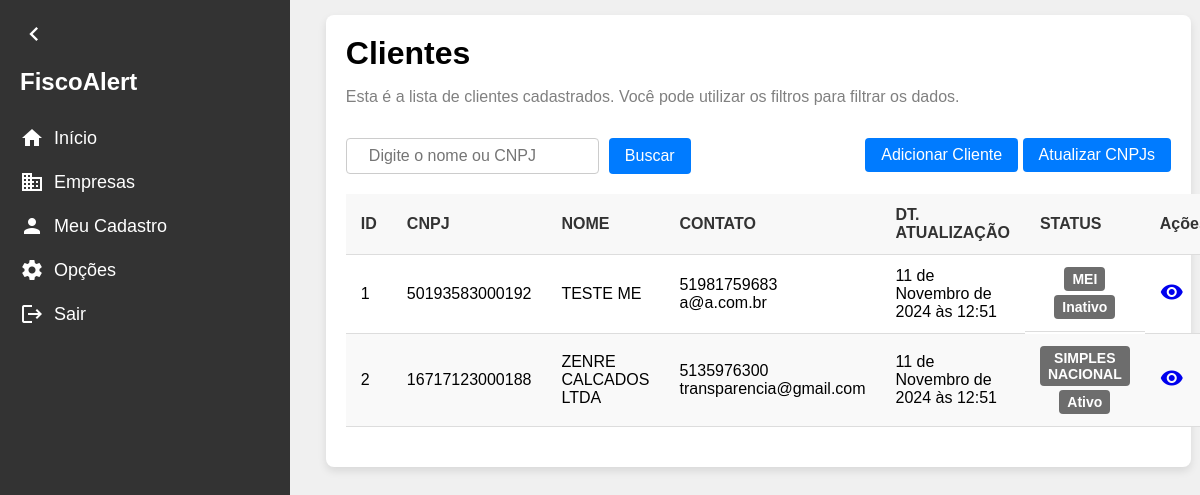
The page /clientes/ on the database as committed earlier.
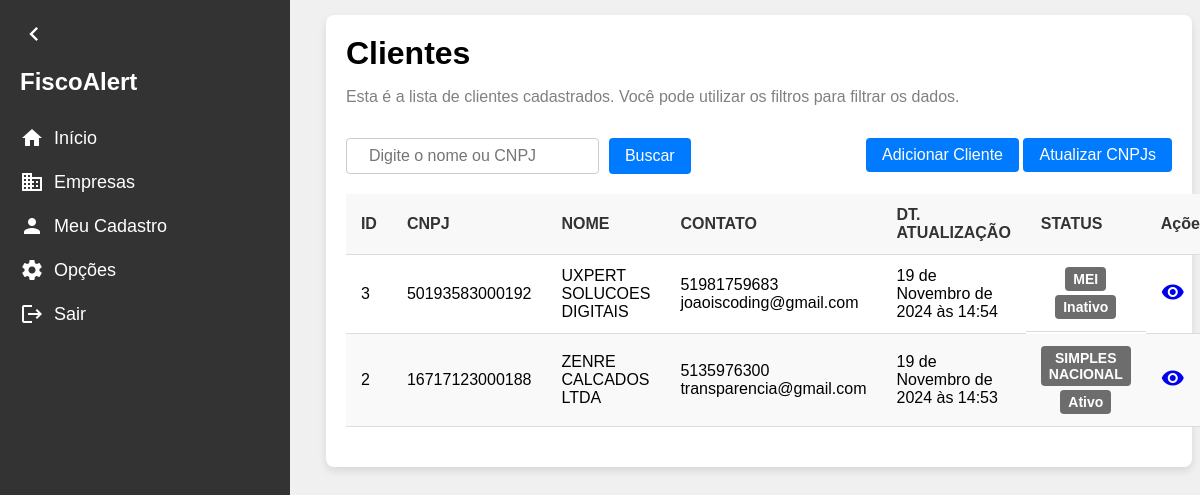
The same page on the database as committed later.
### clientes/models.py (models this page shows, shortened)
class Cliente(models.Model):
    id = models.AutoField(primary_key=True)
    nome_fantasia = models.CharField(max_length=200)
    razao_social = models.CharField(max_length=200)
    cnpj = models.CharField(max_length=14, blank=True, null=True)
    responsavel_tecnico = models.CharField(max_length=50)
    email = models.CharField(max_length=200, blank=True, null=True)
    regime_fiscal = models.ForeignKey(RegimeFiscal, on_delete=models.PROTECT, related_name= 'regime_fiscal')
    data_inclusao = models.DateField(blank= True, null= True)
    data_exclusao = models.DateField(blank= True, null= True)
    ultima_atualizacao = models.DateTimeField(blank=True, null=True)
    status = models.CharField(max_length=20, blank= True, null= True)
    telefone = models.CharField(
        max_length=15, blank=True, null=True,
        validators=[
            RegexValidator(
                regex=r'^\d{10,11}$',
                message="O número de telefone deve conter apenas dígitos e ter 10 ou 11 dígitos."
            )
        ]
    )

class RegimeFiscal(models.Model):
    id = models.AutoField(primary_key=True)
    nome = models.CharField(max_length=30)
    def __str__(self):
        return self.nome
    class Meta:
        verbose_name = "Regime Fiscal"
        verbose_name_plural = "Regimes Fiscais"

### clientes/views.py (the view)
# urls.py: path('clientes/', clientes_view, name='clientes'),
def clientes_view(request):
    clientes = Cliente.objects.all().order_by('nome_fantasia')
    search = request.GET.get('search')
    if search:
        clientes = clientes.filter(nome_fantasia__icontains = search)
    return render(request, 'clientes.html', {'clientes': clientes})

### clientes/templates/clientes.html (shortened to what this page needs)
{% extends "base.html" %}
{% block content %}
<div class="content">
    <div class="container">
        <div class="title">Clientes</div>
        <p>Esta é a lista de clientes cadastrados. Você pode utilizar os filtros para filtrar os dados.</p>
        <div class="actions">
            <form method="GET" action="">
                <input type="text" name="search" placeholder="Digite o nome ou CNPJ" value="{{ request.GET.search }}">
                <button type="submit">Buscar</button>
            </form>
            <div>
                <a href="{% url 'novo_cliente' %}" class="add-client-btn"><button >Adicionar Cliente</button></a>
                <a href="{% url 'atualizar_clientes' %}" class="update-clients-btn"><button type="button">Atualizar CNPJs</button></a>
            </div>
        </div>
        {% if clientes %}
            <table>
                <thead>
                    <tr>
                        <th>ID</th>
                        <th>CNPJ</th>
                        <th>NOME</th>
                        <th>CONTATO</th>
                        <th>DT. ATUALIZAÇÃO</th>
                        <th>STATUS</th>
                        <th>Ações</th>
                    </tr>
                </thead>
                <tbody>
                    {% for cliente in clientes %}
                    <tr>
                        <td>{{ cliente.id }}</td>
                        <td>{{ cliente.cnpj }}</td>
                        <td>{{ cliente.nome_fantasia }}</td>
                        <td>{{ cliente.telefone }}<br>{{ cliente.email }}</td>
                        <td>
                            {% if cliente.ultima_atualizacao %}
                                {{ cliente.ultima_atualizacao }}
                            {% else %}
                                Aguardando a primeira análise.
                            {% endif %}
                        </td>
                        <td class="status-tag">
                            <span>{{ cliente.regime_fiscal }}</span>
                            <span>
                                {% if cliente.status %}
                                    {{ cliente.status }}
                                {% else %}
                                    Em análise
                                {% endif %}
                            </span>
                        </td>
                        <td class="actions-icons">
                            <a href="{% url 'cliente_detalhe' pk=cliente.pk %}">
                                <span class="material-icons">visibility</span>
                            </a>
                        </td>
                    </tr>
                    {% endfor %}
                </tbody>
            </table>
        {% else %}
            <div class="placeholder-clientes">
                <div class="material-icons">search_off</div>
                <h3>Não há clientes cadastrados. Clique em "Adicionar cliente" para iniciar um cadastro.</h3>
            </div>
        {% endif %}
    </div>
</div>
{% endblock %}

Rows that differ between the two databases and show on the page:
removed Cliente: id "1", cnpj "50193583000192", nome_fantasia "TESTE ME", telefone "51981759683", email "a@a.com.br", ultima_atualizacao "11 de Novembro de 2024 às 12:51", regime_fiscal "MEI", status "Inativo"
added Cliente: id "3", cnpj "50193583000192", nome_fantasia "UXPERT SOLUCOES DIGITAIS", telefone "51981759683", email "joaoiscoding@gmail.com", ultima_atualizacao "19 de Novembro de 2024 às 14:54", regime_fiscal "MEI", status "Inativo"
changed Cliente "ZENRE CALCADOS LTDA": ultima_atualizacao "11 de Novembro de 2024 às 12:51" → "19 de Novembro de 2024 às 14:53"
